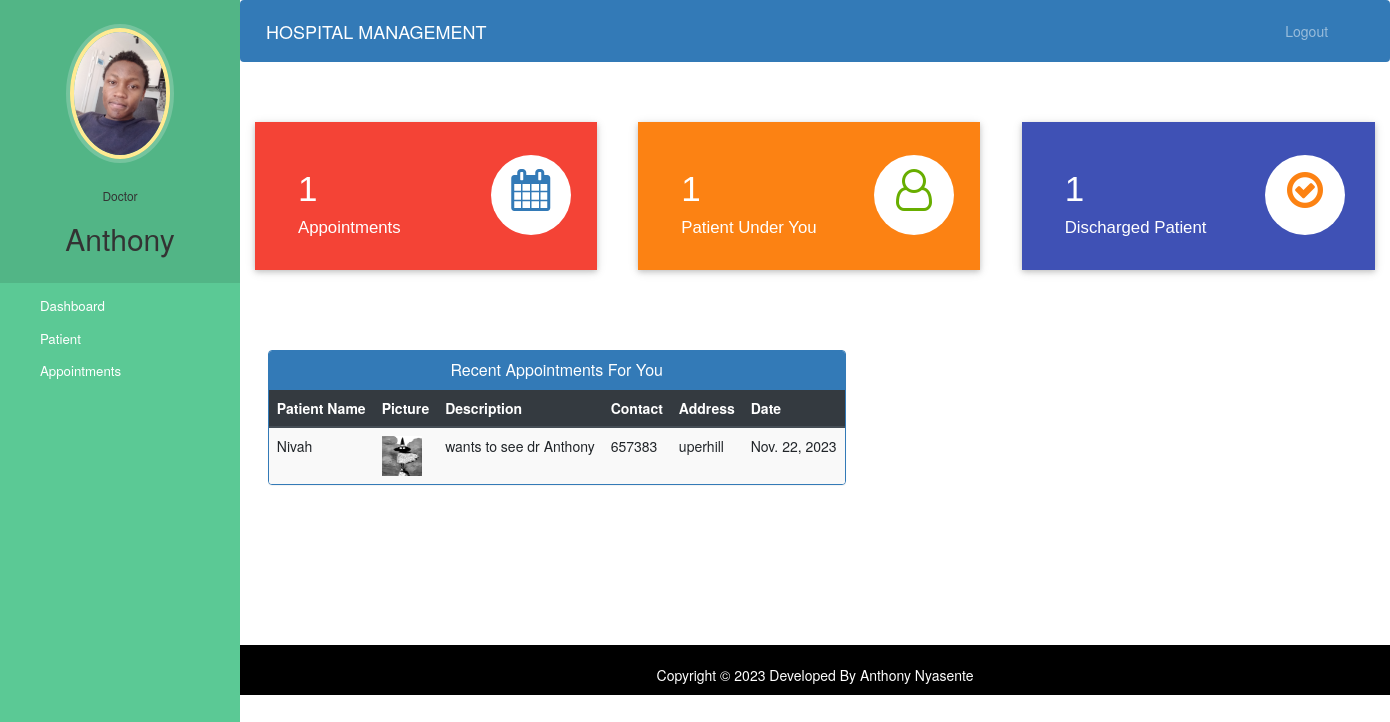
The page /doctor-dashboard (signed in) on the database its author committed.
### hospital/models.py (models this page shows, shortened)
class Doctor(models.Model):
    user=models.OneToOneField(User,on_delete=models.CASCADE)
    profile_pic= models.ImageField(upload_to='profile_pic/DoctorProfilePic/',null=True,blank=True)
    address = models.CharField(max_length=40)
    mobile = models.CharField(max_length=20,null=True)
    department= models.CharField(max_length=50,choices=departments,default='Cardiologist')
    status=models.BooleanField(default=False)

class Appointment(models.Model):
    patientId=models.PositiveIntegerField(null=True)
    doctorId=models.PositiveIntegerField(null=True)
    patientName=models.CharField(max_length=40,null=True)
    doctorName=models.CharField(max_length=40,null=True)
    appointmentDate=models.DateField(auto_now=True)
    description=models.TextField(max_length=500)
    status=models.BooleanField(default=False)

class Patient(models.Model):
    user=models.OneToOneField(User,on_delete=models.CASCADE)
    profile_pic= models.ImageField(upload_to='profile_pic/PatientProfilePic/',null=True,blank=True)
    address = models.CharField(max_length=40)
    mobile = models.CharField(max_length=20,null=False)
    symptoms = models.CharField(max_length=100,null=False)
    assignedDoctorId = models.PositiveIntegerField(null=True)
    admitDate=models.DateField(auto_now=True)
    status=models.BooleanField(default=False)

### hospital/views.py (the view)
# urls.py: path('doctor-dashboard', views.doctor_dashboard_view,name='doctor-dashboard'),
@login_required(login_url='doctorlogin')
@user_passes_test(is_doctor)
def doctor_dashboard_view(request):
    patientcount=models.Patient.objects.all().filter(status=True,assignedDoctorId=request.user.id).count()
    appointmentcount=models.Appointment.objects.all().filter(status=True,doctorId=request.user.id).count()
    patientdischarged=models.PatientDischargeDetails.objects.all().distinct().filter(assignedDoctorName=request.user.first_name).count()
    appointments=models.Appointment.objects.all().filter(status=True,doctorId=request.user.id).order_by('-id')
    patientid=[]
    for a in appointments:
        patientid.append(a.patientId)
    patients=models.Patient.objects.all().filter(status=True,user_id__in=patientid).order_by('-id')
    appointments=zip(appointments,patients)
    mydict={
    'patientcount':patientcount,
    'appointmentcount':appointmentcount,
    'patientdischarged':patientdischarged,
    'appointments':appointments,
    'doctor':models.Doctor.objects.get(user_id=request.user.id), #for profile picture of doctor in sidebar
    }
    return render(request,'hospital/doctor_dashboard.html',context=mydict)

### hospital/views.py (called while the page is built)
def is_doctor(user):
    return user.groups.filter(name='DOCTOR').exists()

### templates/hospital/doctor_dashboard.html
{% extends 'hospital/doctor_base.html' %}
{% load static %}
{% block content %}
{%include 'hospital/doctor_dashboard_cards.html'%}
<br><br><br><br>
<div class="container">
  <div class="row">
    <div class="panel panel-primary" style="margin-left:2%;">
      <div class="panel-heading" style="text-align:center;">
        <h6 class="panel-title">Recent Appointments For You</h6>
      </div>
      <table class="table table-hover table-striped" id="dev-table">
        <thead class="thead-dark">
          <tr>
            <th>Patient Name</th>
            <th>Picture</th>
            <th>Description</th>
            <th>Contact</th>
            <th>Address</th>
            <th>Date</th>
          </tr>
        </thead>
        {% for a,p in appointments %}
        <tr>
          <td>{{a.patientName}}</td>
          <td> <img src="{% static p.profile_pic.url %}" alt="Profile Pic" height="40px" width="40px" /></td>
          <td>{{a.description}}</td>
          <td>{{p.mobile}}</td>
          <td>{{p.address}}</td>
          <td>{{a.appointmentDate}}</td>
        </tr>
        {% endfor %}
      </table>
    </div>
  </div>
</div>
{% endblock content %}

### templates/hospital/doctor_base.html (shortened to what this page needs)
<!DOCTYPE html>
{% load static %}
<html lang="en">
<head>
  <link rel="stylesheet" href="https://stackpath.bootstrapcdn.com/bootstrap/4.3.1/css/bootstrap.min.css">
  <link rel="stylesheet" href="https://maxcdn.bootstrapcdn.com/font-awesome/4.7.0/css/font-awesome.min.css">
</head>
<body>
  <nav class="menu" tabindex="0">
    <header class="avatar">
      <img src="{% static doctor.profile_pic.url %}" alt="Profile Pic" />
      <br><br>
      <h6>Doctor</h6>
      <h2>{{request.user.first_name}}</h2>
    </header>
    <ul>
      <li tabindex="0" class="icon-dashboard"> <a style="color:white; text-decoration:none;" href="/doctor-dashboard"><span>Dashboard</span></a> </li>
      <li tabindex="0" class="icon-users"> <a style="color:white; text-decoration:none;" href="/doctor-patient"><span>Patient</span></a></li>
      <li tabindex="0" class="icon-calendar"> <a style="color:white; text-decoration:none;" href="/doctor-appointment"><span>Appointments</span></a></li>
    </ul>
  </nav>
  <main>
    <div class="bs-example">
      <nav class="navbar navbar-expand-md  navbar-dark fixed-top" style="background:#337AB7;">
        <a href="/doctor-dashboard" class="navbar-brand">HOSPITAL MANAGEMENT</a>
        <div class="collapse navbar-collapse justify-content-between" id="navbarCollapse">
          <div class="navbar-nav" style=" margin-left: 90%;">
            <a href="/logout" class="nav-item nav-link">Logout</a>
          </div>
        </div>
      </nav>
    </div>
    <br><br>
    {% block content %}
    {% endblock content %}
    <br><br><br><br><br><br><br>
    <footer>
      <br>
      <div class="container">
        <div class="row">
          <div class="col-md-12 col-sm-12">
            <div style="color:#ffffff;" class="wow fadeInUp footer-copyright">
              <p>
                Copyright &copy; 2023 Developed By Anthony Nyasente </p>
            </div>
          </div>
        </div>
      </div>
    </footer>
  </main>
</body>
</html>

### templates/hospital/doctor_dashboard_cards.html (shortened to what this page needs)
<!DOCTYPE html>
<html lang="en" dir="ltr">
<head>
  <link rel="stylesheet" href="https://maxcdn.bootstrapcdn.com/bootstrap/3.4.1/css/bootstrap.min.css">
  <link rel="stylesheet" href="https://cdnjs.cloudflare.com/ajax/libs/font-awesome/4.7.0/css/font-awesome.min.css">
</head>
<body>
  <div class="market-updates">
    <div class="col-md-4 market-update-gd">
      <div class="market-update-block clr-block-1">
        <div class="col-md-8 market-update-left">
          <h3>{{appointmentcount}}</h3>
          <h4>Appointments</h4>
        </div>
        <div class="col-md-4 market-update-right">
          <i class="fa fa-calendar"> </i>
        </div>
        <div class="clearfix"> </div>
      </div>
    </div>
    <div class="col-md-4 market-update-gd">
      <div class="market-update-block clr-block-2">
        <div class="col-md-8 market-update-left">
          <h3>{{patientcount}}</h3>
          <h4>Patient Under You</h4>
        </div>
        <div class="col-md-4 market-update-right">
          <i class="fa fa-user-o"></i>
        </div>
        <div class="clearfix"> </div>
      </div>
    </div>
    <div class="col-md-4 market-update-gd">
      <div class="market-update-block clr-block-3">
        <div class="col-md-8 market-update-left">
          <h3>{{patientdischarged}}</h3>
          <h4>Discharged Patient</h4>
        </div>
        <div class="col-md-4 market-update-right">
          <i class="fa fa-check-circle-o" aria-hidden="true"></i>
        </div>
        <div class="clearfix"> </div>
      </div>
    </div>
  </div>
</body>
</html>

### templates/hospital/doctor_base.html (style rules this page uses)
a:link { text-decoration: none; }
a { color: white; }
footer { padding: 0px 0px 0px 0px; background-color: black; margin: 0px; }
.fa { font-size: 23px; width: 60px; text-align: center; text-decoration: none; margin: 5px 2px; border-radius: 50%; }
p { text-align: center; }
body { padding-left: 240px; }
main { position: relative; height: 100vh; }
.menu { background: #5bc995; height: 100vh; width: 240px; position: fixed; top: 0px; left: 0; z-index: 5; outline: none; }
.menu .avatar { background: rgba(0, 0, 0, 0.1); padding: 2em 0.5em; text-align: center; }
.menu .avatar img { width: 100px; border-radius: 50%; overflow: hidden; border: 4px solid #ffea92; box-shadow: 0 0 0 4px rgba(255, 255, 255, 0.2); }
.menu .avatar h2 { font-weight: normal; margin-bottom: 0; }
.menu ul { list-style: none; padding: 0.5em 0; margin: 0; }
.menu ul li { padding: 0.5em 1em 0.5em 3em; font-size: 0.95em; font-weight: regular; background-repeat: no-repeat; background-position: left 15px center; background-size: auto 20px; transition: all 0.15s linear; cursor: pointer; }
.menu ul li.icon-dashboard { background-image: url("http://www.entypo.com/images//gauge.svg"); }
.menu ul li.icon-users { background-image: url("http://www.entypo.com/images//users.svg"); }
.menu ul li.icon-calendar { background-image: url("http://www.entypo.com/images//calendar.svg"); }

### templates/hospital/doctor_dashboard_cards.html (style rules this page uses)
.market-update-block { padding: 2em 2em; background: #999; }
.market-update-block h3 { color: #fff; font-size: 2.5em; font-family: 'Carrois Gothic', sans-serif; }
.market-update-block h4 { font-size: 1.2em; color: #fff; margin: 0.3em 0em; font-family: 'Carrois Gothic', sans-serif; }
.market-update-block.clr-block-1 { background: #f44336; margin-right: 0.8em; box-shadow: 0 2px 5px 0 rgba(0, 0, 0, 0.16), 0 2px 10px 0 rgba(0, 0, 0, 0.12); transition: 0.5s all; -webkit-transition: 0.5s all; -moz-transition: 0.5s all; -o-transition: 0.5s all; }
.market-update-block.clr-block-2 { background: #FC8213; margin-right: 0.8em; box-shadow: 0 2px 5px 0 rgba(0, 0, 0, 0.16), 0 2px 10px 0 rgba(0, 0, 0, 0.12); transition: 0.5s all; -webkit-transition: 0.5s all; -moz-transition: 0.5s all; -o-transition: 0.5s all; }
.market-update-block.clr-block-3 { background: #3f51b5; box-shadow: 0 2px 5px 0 rgba(0, 0, 0, 0.16), 0 2px 10px 0 rgba(0, 0, 0, 0.12); transition: 0.5s all; -webkit-transition: 0.5s all; -moz-transition: 0.5s all; -o-transition: 0.5s all; }
.market-update-right i.fa.fa-user-o { font-size: 3em; color: #68AE00; width: 80px; height: 80px; background: #fff; text-align: center; border-radius: 49px; -webkit-border-radius: 49px; -moz-border-radius: 49px; -o-border-radius: 49px; line-height: 1.7em; }
.market-update-right i.fa.fa-check-circle-o { font-size: 3em; color: #FC8213; width: 80px; height: 80px; background: #fff; text-align: center; border-radius: 49px; -webkit-border-radius: 49px; -moz-border-radius: 49px; -o-border-radius: 49px; line-height: 1.7em; }
.market-update-right i.fa.fa-calendar { font-size: 3em; color: #337AB7; width: 80px; height: 80px; background: #fff; text-align: center; border-radius: 49px; -webkit-border-radius: 49px; -moz-border-radius: 49px; -o-border-radius: 49px; line-height: 1.7em; }
.market-update-left { padding: 0px; }

### rows shown on the page
Doctor: profile_pic (picture)
Appointment: patientName "Nivah", profile_pic (picture), description "wants to see dr Anthony", mobile "657383", address "uperhill", appointmentDate "Nov. 22, 2023"

### other values the page prints
{{ request.user.first_name }} "Anthony"
{{ appointmentcount }} "1"
{{ patientcount }} "1"
{{ patientdischarged }} "1"
